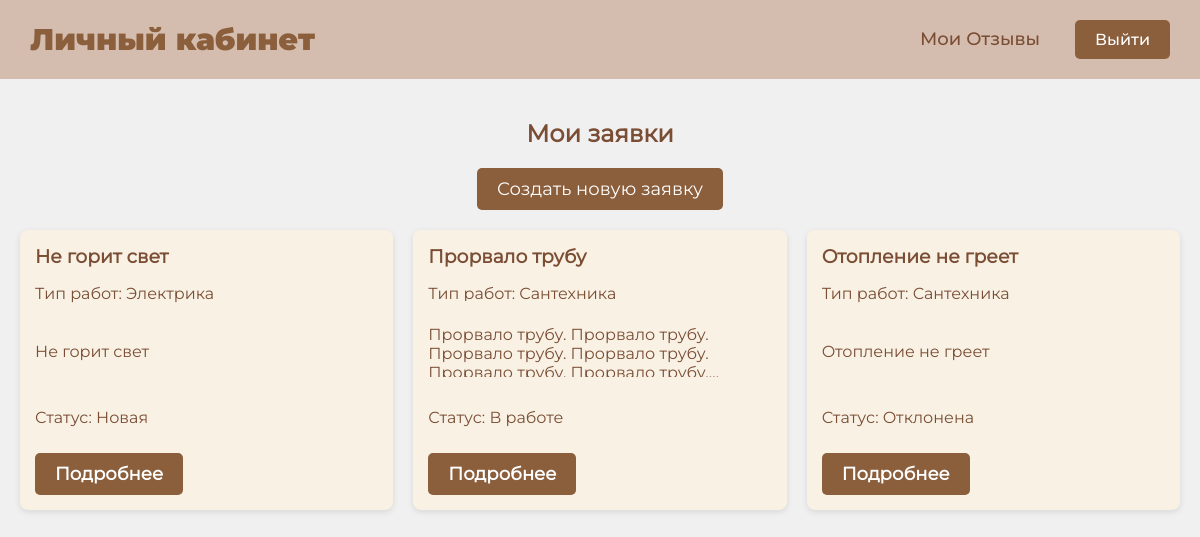
The app's page /my_requests.php (signed in) with its own data.
### tables this page shows
CREATE TABLE `requests` (
  `id` int NOT NULL,
  `user` int NOT NULL,
  `datetime` timestamp NOT NULL,
  `title` varchar(255) NOT NULL,
  `description` text NOT NULL,
  `work_type` int NOT NULL,
  `photo` mediumblob NOT NULL,
  `status` int NOT NULL
);

CREATE TABLE `work_types` (
  `id` int NOT NULL,
  `title` varchar(255) NOT NULL
);

CREATE TABLE `statuses` (
  `id` int NOT NULL,
  `title` varchar(255) NOT NULL
);

### my_requests.php (the view, shortened to what this page needs)
<?php
include 'config.php';
$user_id = $_SESSION['user_id'];
$query = "SELECT requests.*, statuses.title AS status_title, work_types.title AS work_type_title
          FROM requests
          JOIN statuses ON requests.status = statuses.id
          JOIN work_types ON requests.work_type = work_types.id
          WHERE requests.user = $user_id
          ORDER BY requests.datetime DESC";
$result = mysqli_query($conn, $query);
if (mysqli_num_rows($result) == 0) {
    $no_requests = true;
} else {
    $no_requests = false;
}
?>
<!DOCTYPE html>
<html lang="ru">
<head>
    <link rel="stylesheet" href="styles/user_dashboard_style.css">
</head>
<body>
    <header>
        <h1><a href="user_dashboard.php">Личный кабинет</a></h1>
        <nav>
            <a href="my_feedbacks.php">Мои Отзывы</a>
            <a href="logout.php" class="logout-button">Выйти</a>
        </nav>
    </header>
    <div class="content">
        <h2>Мои заявки</h2>
        <a href="new_request.php" class="create-new-request">Создать новую заявку</a>
        <?php if ($no_requests): ?>
            <p>Нет заявок</p>
        <?php else: ?>
            <div class="request-cards">
                <?php while ($row = mysqli_fetch_assoc($result)): ?>
                    <div class="request-card">
                        <h3><?php echo htmlspecialchars($row['title']); ?></h3>
                        <p class="work-type">Тип работ: <?php echo htmlspecialchars($row['work_type_title']); ?></p>
                        <p class="request-text"><?php echo htmlspecialchars($row['description']); ?></p>
                        <div class="card-footer">
                            <p>Статус: <?php echo htmlspecialchars($row['status_title']); ?></p>
                            <a href="view_request.php?id=<?php echo $row['id']; ?>" class="view-more">Подробнее</a>
                        </div>
                    </div>
                <?php endwhile; ?>
            </div>
        <?php endif; ?>
    </div>
</body>
</html>

### styles/user_dashboard_style.css (style rules this page uses)
body { font-family: 'Montserrat-Regular', Arial, sans-serif; background-color: #f0f0f0; margin: 0; padding: 0; }
header { background-color: #d4bdae; padding: 20px 30px; display: flex; justify-content: space-between; align-items: center; }
header h1 { margin: 0; font-size: 30px; color: #8b5e3c; font-family: 'Montserrat-Black', Arial, sans-serif; }
header h1 a { text-decoration: none; color: #8b5e3c; font-family: 'Montserrat-Black', Arial, sans-serif; font-size: 30px; }
nav { display: flex; gap: 20px; }
nav a { font-size: 18px; color: #7a4d34; text-decoration: none; padding: 8px 15px; border-radius: 5px; font-family: 'Montserrat-Medium', Arial, sans-serif; }
.logout-button { background-color: #8b5e3c; padding: 10px 20px; color: white; text-decoration: none; border-radius: 5px; font-size: 16px; }
.content { padding: 20px; text-align: center; color: #7a4d34; }
.content h2 { font-size: 24px; color: #7a4d34; }
.content a { font-size: 18px; text-decoration: none; }
.request-cards, .feedback-cards { display: grid; grid-template-columns: repeat(auto-fill, minmax(280px, 1fr)); gap: 20px; }
.request-card, .feedback-card { background-color: #f8f1e4; padding: 15px; border-radius: 8px; box-shadow: 0 2px 6px rgba(0, 0, 0, 0.1); text-align: left; display: flex; flex-direction: column; justify-content: space-between; height: 250px; }
.request-card h3, .feedback-card h3 { margin: 0; color: #7a4d34; }
.request-card .work-type { margin-bottom: 8px; }
.request-card .request-text { margin-bottom: 15px; }
.request-card p, .feedback-card p { flex-grow: 1; overflow: hidden; text-overflow: ellipsis; display: -webkit-box; -webkit-box-orient: vertical; -webkit-line-clamp: 3; }
.view-more { background-color: #8b5e3c; color: white; text-decoration: none; padding: 10px 20px; border-radius: 5px; display: inline-block; font-weight: bold; margin-top: 10px; }
button, .create-new-request, .create-new-feedback { background-color: #8b5e3c; padding: 10px 20px; color: white; border: none; border-radius: 5px; text-decoration: none; display: inline-block; }
.create-new-request { background-color: #8b5e3c; padding: 10px 20px; color: white; border: none; border-radius: 5px; text-decoration: none; display: inline-block; margin-bottom: 20px; }

### records on screen
requests: title "Не горит свет", work_type.title "Электрика", description "Не горит свет", status.title "Новая"
requests: title "Прорвало трубу", work_type.title "Сантехника", description "Прорвало трубу. Прорвало трубу. Прорвало трубу. Прорвало…", status.title "В работе"
requests: title "Отопление не греет", work_type.title "Сантехника", description "Отопление не греет", status.title "Отклонена"
